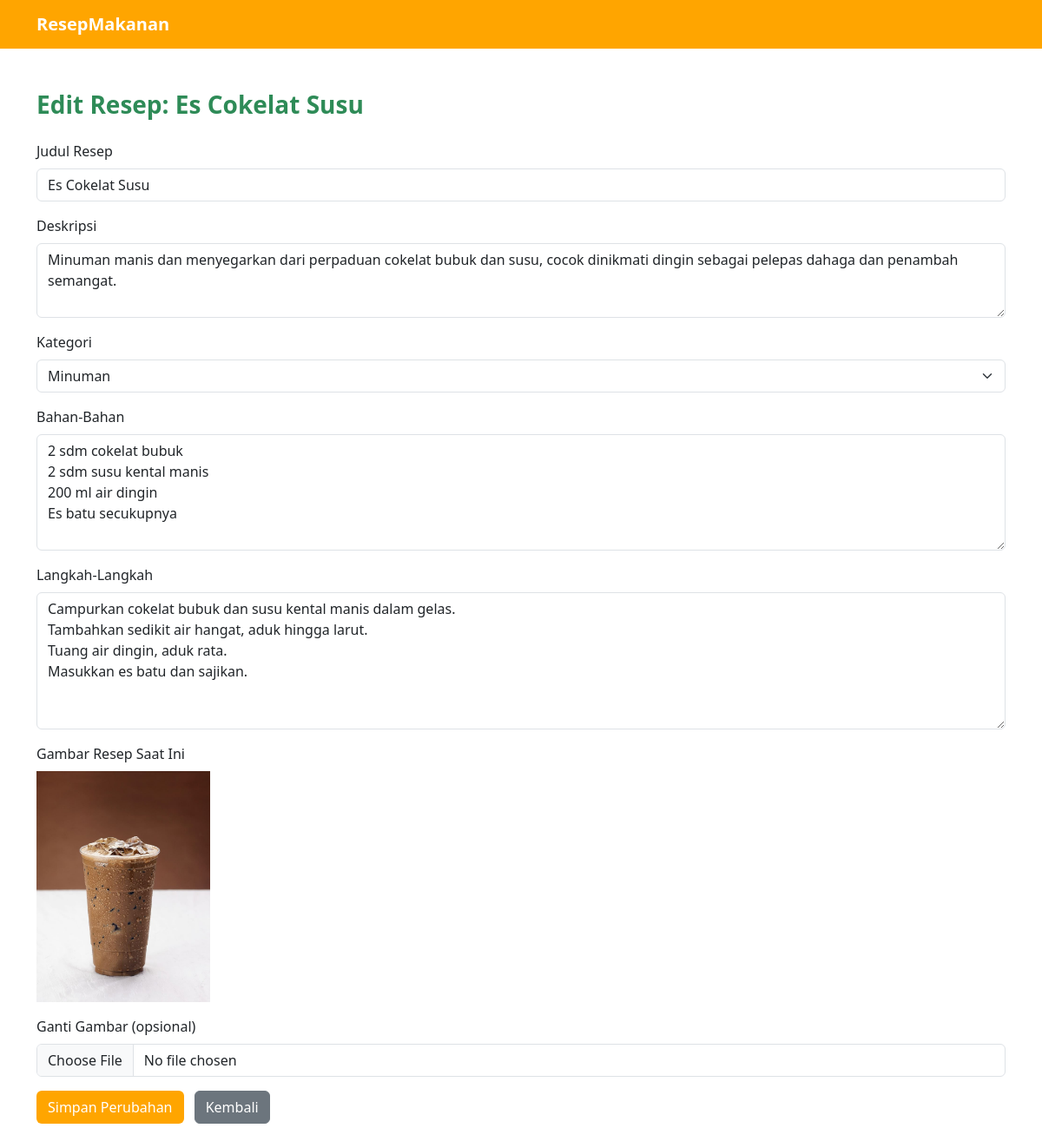
/edit-resep.php?id=11, run on the app's committed database.
### tables this page shows
CREATE TABLE `resep` (
  `id` int(11) NOT NULL,
  `judul` varchar(255) NOT NULL,
  `deskripsi` text NOT NULL,
  `kategori` varchar(100) DEFAULT NULL,
  `bahan` text NOT NULL,
  `langkah` text NOT NULL,
  `gambar` varchar(255) DEFAULT NULL,
  `id_kategori` int(11) DEFAULT NULL
);

CREATE TABLE `kategori` (
  `id` int(11) NOT NULL,
  `nama_kategori` varchar(100) NOT NULL
);

### edit-resep.php (the view, shortened to what this page needs)
<?php
include 'koneksi.php';
$id = $_GET['id'];
$stmt = $koneksi->prepare("SELECT * FROM resep WHERE id = ?");
$stmt->bind_param("i", $id);
$stmt->execute();
$result = $stmt->get_result();
$resep = $result->fetch_assoc();
$kategori_result = $koneksi->query("SELECT * FROM kategori");
?>
<!DOCTYPE html>
<html lang="id">
<head>
  <link href="https://cdn.jsdelivr.net/npm/bootstrap@5.3.0/dist/css/bootstrap.min.css" rel="stylesheet">
</head>
<body>
<nav class="navbar navbar-expand-lg">
  <div class="container">
    <a class="navbar-brand" href="index.php">ResepMakanan</a>
  </div>
</nav>
<div class="container mt-5 mb-5">
  <h3 class="section-title mb-4">Edit Resep: <?= htmlspecialchars($resep['judul']) ?></h3>
  <form method="post" enctype="multipart/form-data">
    <div class="mb-3">
      <label class="form-label">Judul Resep</label>
      <input type="text" name="judul" class="form-control" value="<?= htmlspecialchars($resep['judul']) ?>" required>
    </div>
    <div class="mb-3">
      <label class="form-label">Deskripsi</label>
      <textarea name="deskripsi" class="form-control" rows="3" required><?= htmlspecialchars($resep['deskripsi']) ?></textarea>
    </div>
    <div class="mb-3">
      <label class="form-label">Kategori</label>
      <select name="id_kategori" class="form-select" required>
        <?php while ($kat = $kategori_result->fetch_assoc()): ?>
          <option value="<?= $kat['id'] ?>" <?= (int)$kat['id'] === (int)$resep['id_kategori'] ? 'selected' : '' ?>>
            <?= htmlspecialchars($kat['nama_kategori']) ?>
          </option>
        <?php endwhile; ?>
      </select>
    </div>
    <div class="mb-3">
      <label class="form-label">Bahan-Bahan</label>
      <textarea name="bahan" class="form-control" rows="5" required><?= htmlspecialchars($resep['bahan']) ?></textarea>
    </div>
    <div class="mb-3">
      <label class="form-label">Langkah-Langkah</label>
      <textarea name="langkah" class="form-control" rows="6" required><?= htmlspecialchars($resep['langkah']) ?></textarea>
    </div>
    <div class="mb-3">
      <label class="form-label">Gambar Resep Saat Ini</label><br>
      <img src="images/<?= htmlspecialchars($resep['gambar']) ?>" alt="Gambar Resep" width="200">
    </div>
    <div class="mb-3">
      <label class="form-label">Ganti Gambar (opsional)</label>
      <input type="file" name="gambar" class="form-control" accept="image/*">
    </div>
    <button type="submit" name="update" class="btn btn-orange">Simpan Perubahan</button>
    <a href="index.php" class="btn btn-secondary ms-2">Kembali</a>
  </form>
</div>
</body>
</html>

### edit-resep.php (style rules this page uses)
body { background-color: #fff; font-family: 'Segoe UI', sans-serif; }
.navbar { background-color: #ffa500; }
.navbar-brand { font-weight: bold; color: white !important; }
.btn-orange { background-color: #ffa500; color: white; }
.section-title { color: #2e8b57; font-weight: bold; }

### data on the page
resep: judul "Es Cokelat Susu", deskripsi "Minuman manis dan menyegarkan dari perpaduan cokelat bubuk dan susu, cocok dinikmati dingin sebagai pelepas dahaga dan penambah semangat.", id_kategori "Minuman", bahan "2 sdm cokelat bubuk 2 sdm susu kental manis 200 ml air dingin Es batu secukupnya", langkah "Campurkan cokelat bubuk dan susu kental manis dalam gelas. Tambahkan sedikit air hangat, aduk hingga larut. Tuang air dingin, aduk rata. Masukkan es batu dan sajikan.", gambar (picture)
